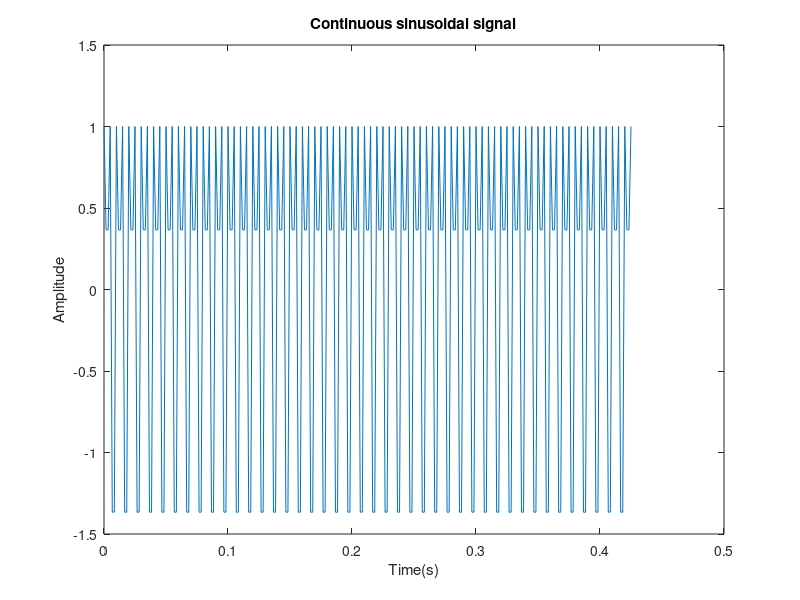
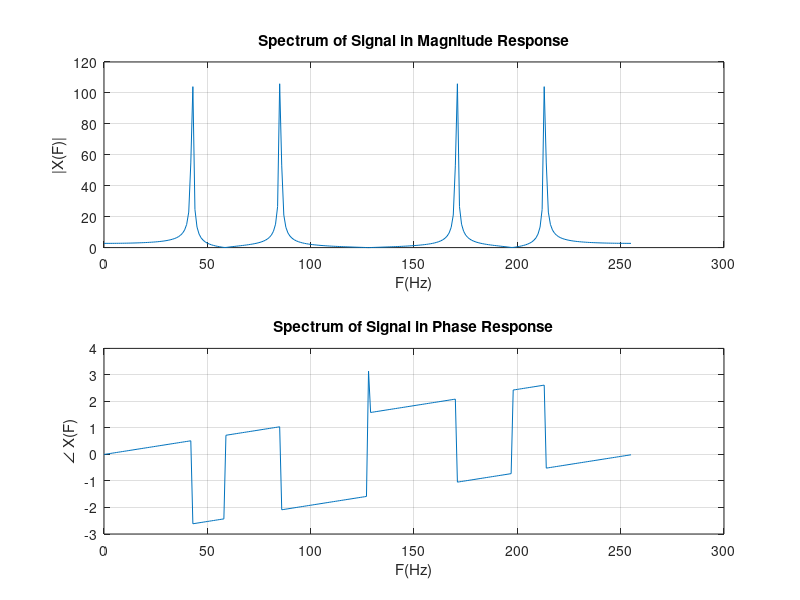

MATLAB code for these plots, in order:
clc;clear;close all;
N=256
Fs=600; %T=N/fs = 256/400 = 0.64
f1=200; %Frequency of sinusoid
f2=100; %Frequency of sinusoid
t=0:1/Fs:(N-1)/Fs; %time index
S=cos(2*pi*f1*t)+sin(2*pi*f2*t);
 
plot(t,S)
title('Continuous sinusoidal signal');
xlabel('Time(s)');
ylabel('Amplitude');

%% Spectrum of X %ctrl+R comment mul-line, ctrl+T uncomment
X = fft(S,N); % Do DFT
Xmag = abs(X); Xphase = angle(X);

figure(2);
subplot(2,1,1);
plot(0:255,Xmag), xlabel('F(Hz)'), ylabel('|X(F)|')
title('Spectrum of Signal in Magnitude Response'), grid on

subplot(2,1,2);
plot(0:255,Xphase),xlabel('F(Hz)'), ylabel('\angle X(F)') 
title('Spectrum of Signal in Phase Response'), grid on

%%
% kshift = -(N-1)/2:(N-1)/2; 
% X = fftshift(fft(S,N)); % Do DFT, X[k] 
% Xmag = abs(X); Xphase = angle(X);
% F = Fs*kshift/N; W = 2*pi*Fs*kshift/N; % Frequency Conversion 
% 
% figure(2);
% subplot(2,1,1);
% plot(F,Xmag), xlabel('F(Hz)'), ylabel('|X(F)|')
% title('Frequency Spectrum in Magnitude Response'), grid on
% xlim([-300 300]);
% 
% subplot(2,1,2);
% plot(F,Xphase),xlabel('F(Hz)'), ylabel('\angle X(F)') 
% title('Frequency Spectrum in Phase Response'), grid on
%%
k=1;
for i = 1:length(Xmag(1,:))
    if Xmag(1,i) > 1.0
        j(k)=i;
        k=k+1;
    end
end

Xmag_prime = Xmag';
S_prime = S';
X_prime = X';